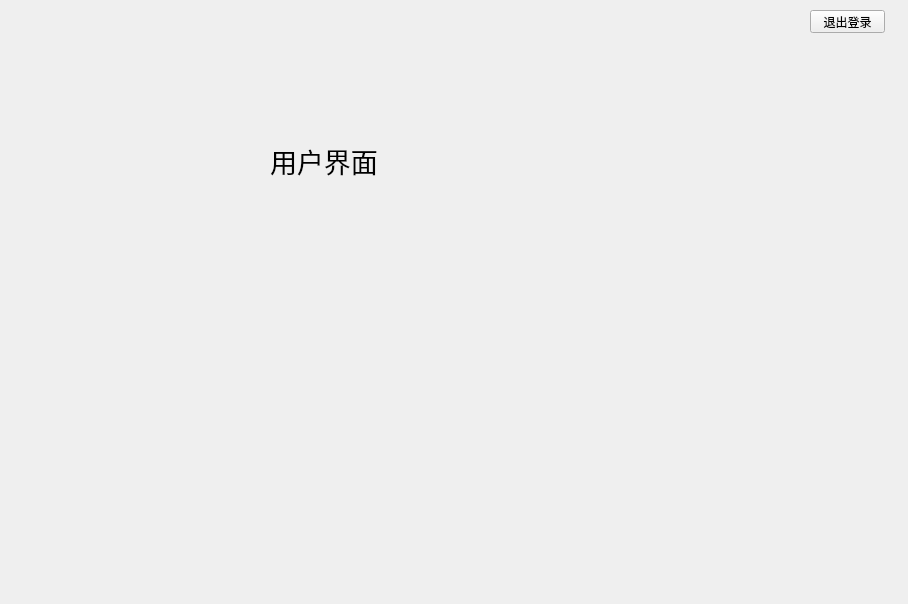
<?xml version="1.0" encoding="UTF-8"?>
<ui version="4.0">
 <class>UserWidget</class>
 <widget class="QWidget" name="UserWidget">
  <property name="geometry">
   <rect>
    <x>0</x>
    <y>0</y>
    <width>908</width>
    <height>604</height>
   </rect>
  </property>
  <property name="windowTitle">
   <string>Form</string>
  </property>
  <widget class="QLabel" name="label">
   <property name="geometry">
    <rect>
     <x>270</x>
     <y>80</y>
     <width>431</width>
     <height>161</height>
    </rect>
   </property>
   <property name="font">
    <font>
     <pointsize>20</pointsize>
    </font>
   </property>
   <property name="text">
    <string>用户界面</string>
   </property>
  </widget>
  <widget class="QPushButton" name="pushButton">
   <property name="geometry">
    <rect>
     <x>810</x>
     <y>10</y>
     <width>75</width>
     <height>23</height>
    </rect>
   </property>
   <property name="text">
    <string>退出登录</string>
   </property>
  </widget>
 </widget>
 <resources/>
 <connections/>
</ui>
